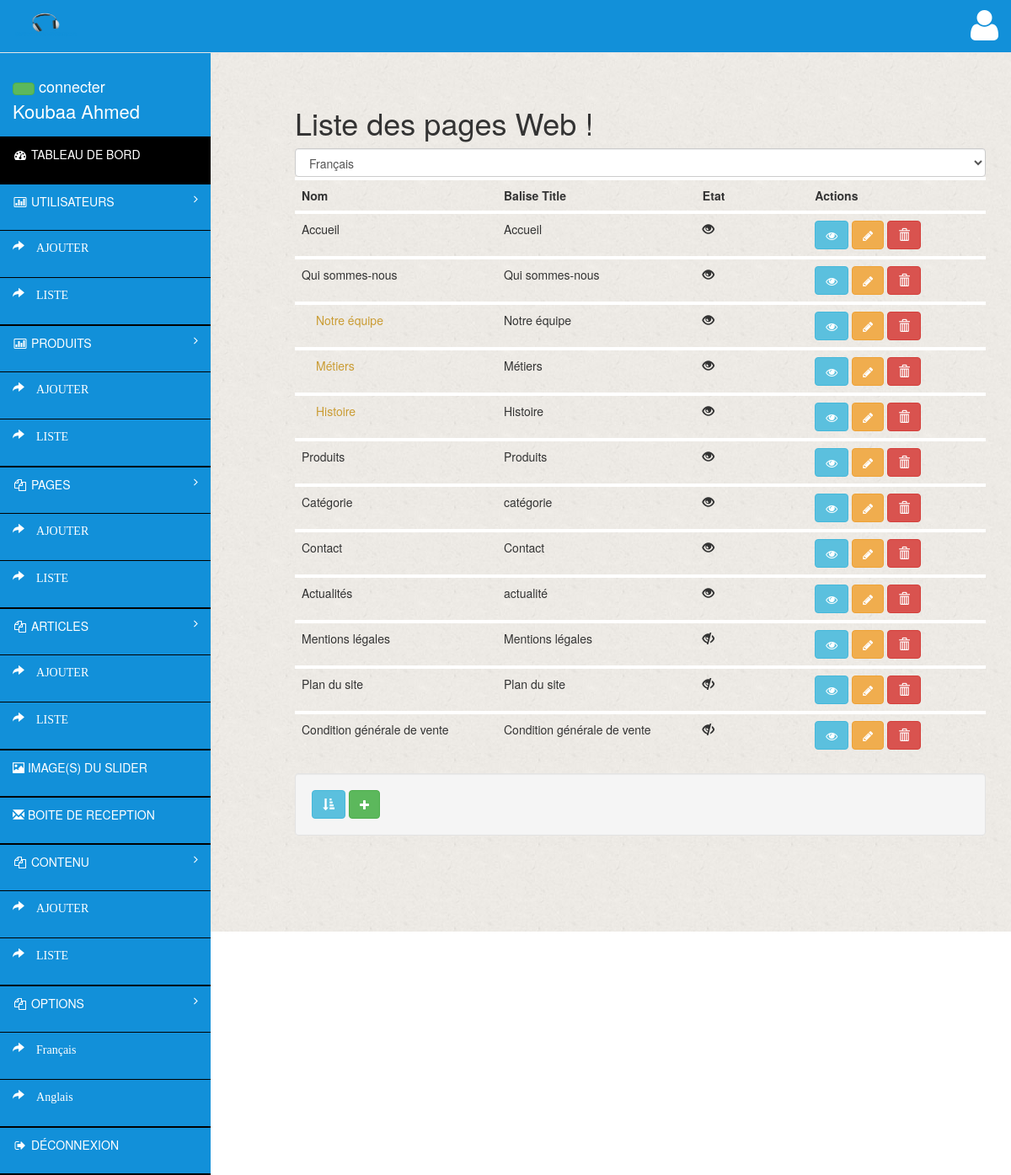
/httpdocs/admin/index.php?page=admin&crud=pageweb (signed in), run on an earlier commit of the app's database.
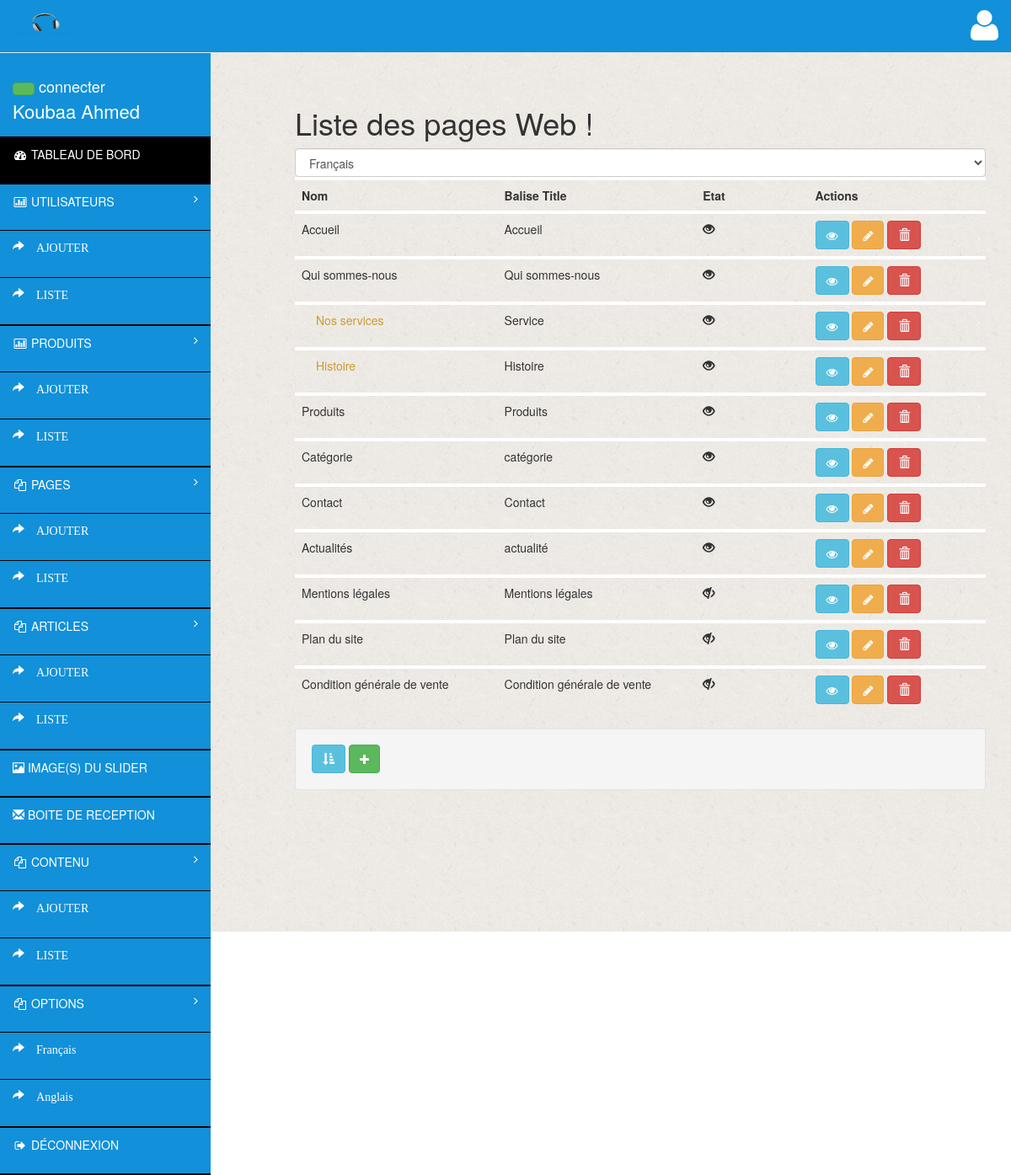
And on a later commit of the database.
### tables this page shows
CREATE TABLE `pageweb` (
  `id` int(11) NOT NULL,
  `id_lang` tinyint(1) NOT NULL DEFAULT '1',
  `id_parent` int(11) NOT NULL DEFAULT '0',
  `nom` varchar(255) NOT NULL,
  `title` varchar(255) NOT NULL,
  `contenu` text NOT NULL,
  `descripion` varchar(255) NOT NULL,
  `rewrite` varchar(50) NOT NULL,
  `ordre` tinyint(3) NOT NULL,
  `menu` varchar(11) NOT NULL,
  `slide` varchar(255) NOT NULL
);

### httpdocs/admin/controllers/all/webTools.class.php (called while the page is built, shortened)
<?php
class WebTools {
    public static function fromSession($term){
        if (isset($_SESSION[$term]) && !empty($_SESSION[$term]))
        {
            $ret = $_SESSION[$term];
        }
        else
        {
            $ret = false;
        }
        return $ret;
    }
}

### httpdocs/admin/controllers/all/model.class.php (called while the page is built, shortened)
<?php
class model {
    private $cnx;
    function __construct() {
        try {
            $this->cnx = new PDO('mysql:host=' . PARAM_hote . ';port=' . PARAM_port . ';dbname=' . PARAM_nom_bd, PARAM_utilisateur, PARAM_mot_passe, array(PDO::ATTR_PERSISTENT => true));
        } catch (Exception $exc) {
            echo $exc->getTraceAsString();
        }
    }
    public function select($champs = array(), $where = array(), $all = null) {
        $sql = "select ";
        if (is_array($champs) && !empty($champs)) {
            $sql.= 'id,';
            foreach ($champs as $un_champ) {
                if (array_key_exists($un_champ, get_object_vars($this))) {
                    $sql.= $un_champ . ",";
                }
            }
            $sql = substr($sql, 0, -1);
        } else {
            $sql.= "* ";
        }
        $sql.= "from " . $this->removeNamespace(get_class($this));
        $text_where = "";
        if (is_array($where) && !empty($where)) {
            $text_where .= " where ";
            foreach ($where as $champs => $valeur) {
                if (array_key_exists($champs, get_object_vars($this))) {
                    $text_where .= $champs . " = '" . $valeur . "' and";
                }else{
                    var_dump(get_object_vars($this));
                }
            }
            $text_where = substr($text_where, 0, -3);
        }
        elseif ($all == null) {
            $text_where = " where id = " . $this->getId();
        }
        $sql.= $text_where;
        $retour = array();
        try {
            $rq = $this->cnx->query($sql);
            while ($res = $rq->fetchObject()) {
                $retour[$res->id] = $res;
            }
        } catch (Exception $exc) {
            echo $exc->getTraceAsString();
        }
        return $retour;
    }
    public function find($champs = array()) {
        return $this->select($champs);
    }
    public function load($champs = array()) {
        $donnees = $this->find($champs);
    }
    public function removeNamespace($name){
        $pos = strrpos($name, '\\');
        if($pos===false) {
            return $name;
        } else {
            return substr($name, $pos+1);
        }
    }
    public static function get_sql_tab($la_requete) {
        $cnx = new PDO('mysql:host=' . PARAM_hote . ';port=' . PARAM_port . ';dbname=' . PARAM_nom_bd, PARAM_utilisateur, PARAM_mot_passe, array(PDO::ATTR_PERSISTENT => true));
        $rq = $cnx->query($la_requete);
        $rq->setFetchMode(PDO::FETCH_ASSOC);
        $tab_retour = array();
        while ($res = $rq->fetch()) {
            $tab_retour[] = $res;
        }
        return $tab_retour;
    }
}

### httpdocs/admin/entity/class/admin/user.php (called while the page is built, shortened)
<?php
class user extends DB {
    protected $id;
    protected $nom;
    protected $prenom;
    public function __construct($id = false) {
        if ($id !== false) {
            $this->id = $id;
            $this->load();
        }
    }
    public function getId() {
        return $this->id;
    }
    public function getNom() {
        return $this->nom;
    }
    public function getPrenom() {
        return $this->prenom;
    }
    public static function giveMeuser() {
        $user = new user(WebTools::fromSession('login'));
        return $user;
    }
}

### httpdocs/admin/views/components/pageweb/list.php (the view, shortened to what the changed rows need)
<h1>Liste des pages Web !</h1>
<div class="table-responsive">
<table class="table">
 <select class="form-control" id="sel2" onchange="document.location.href='index.php?page=admin&crud=pageweb&langue='+this.value">
  <option value="1" <?php if($_SESSION["langue"]==1) echo "selected"; ?>>Français</option>
</select>
    <tr>
        <th>Nom</th>
        <th>Balise Title</th>
        <th>Etat</th>
        <th>Actions</th>
    </tr>
  <?php
    if($_SESSION["langue"]==1){
      $langue="getfr";
   } else
      $langue="geten";
  	  $menu = \Noneslad\Controllers\pagewebController::$langue();
 		for($i=0;$i<count($menu);$i++) {
  ?>
   <tr>
   <td><?php echo $menu[$i]["nom"]; ?></td>
       <td><?php echo $menu[$i]["title"]; ?></td>
            <td><i class="<?php if( $menu[$i]["menu"] == 1)echo"glyphicon glyphicon-eye-open";else echo"glyphicon glyphicon-eye-close" ?>"></i></td>
           <td>
   <a class="btn btn-info" href="?page=admin&crud=pageweb&action=read&id=<?php echo $menu[$i]['id']; ?>"><i class="fa fa-eye"></i> </a>
               <a class="btn btn-warning" href="?page=admin&crud=pageweb&action=update&id=<?php echo $menu[$i]['id']; ?>"><i class="fa fa-pencil"></i> </a>
               <a class="btn btn-danger" onclick="if(!confirm('Voulez-vous vraiment supprimer la page : <?php echo $menu[$i]['nom']; ?> ?')){ return false; }"href="?page=admin&crud=pageweb&action=delete&id=<?php echo $menu[$i]['id']; ?>"><i class="glyphicon glyphicon-trash
"></i> </a>
</td>
       </tr>
            <?php for($j=0;$j<count($menu[$i]["enfants"]);$j++) { ?>
            <tr>
            <td style="padding: 8px 0 0 25px; color:#ca9c33;">
               <?php echo $menu[$i]["enfants"][$j]["nom"]; ?>
               </td>
                <td><?php echo $menu[$i]["enfants"][$j]["title"]; ?></td>
            <td><i class="<?php if( $menu[$i]["enfants"][$j]["menu"] == 1)echo"glyphicon glyphicon-eye-open";else echo"glyphicon glyphicon-eye-close" ?>"></i></td>
               <td>
                <a class="btn btn-info" href="?page=admin&crud=pageweb&action=read&id=<?php echo $menu[$i]["enfants"][$j]['id']; ?>"><i class="fa fa-eye"></i> </a>
               <a class="btn btn-warning" href="?page=admin&crud=pageweb&action=update&id=<?php echo $menu[$i]["enfants"][$j]['id']; ?>"><i class="fa fa-pencil"></i> </a>
               <a class="btn btn-danger" onclick="if(!confirm('Voulez-vous vraiment supprimer la page : <?php echo $menu[$i]["enfants"][$j]['nom']; ?> ?')){ return false; }"href="?page=admin&crud=pageweb&action=delete&id=<?php echo $menu[$i]["enfants"][$j]['id'] ?>"><i class="glyphicon glyphicon-trash
"></i> </a>
               </td>
            <?php } ?>
          </tr>
        <?php } ?>
</table>
</div>
<div class="well">
<a class="btn btn-info" href="?page=admin&crud=pageweb&action=updatepage"><i class="glyphicon glyphicon-sort-by-attributes"></i> </a>
    <a class="btn btn-success" href="?page=admin&crud=pageweb&action=create"><i class="fa fa-plus"></i> </a>
</div>

### httpdocs/admin/views/layout/admin/nav.php (shortened to what the changed rows need)
<?php
$pre = User::giveMeUser()->getPrenom();
$nom = User::giveMeUser()->getNom();
?>
<div id="wrapper">
    <nav class="navbar navbar-default navbar-fixed-top" role="navigation" id="navbar">
        <div class="navbar-header">
            <a class="navbar-brand" href="index.php?page=admin&crud=home">
                <img src="assets/img/logos.png" alt="" width="80px" />
            </a>
        </div>
        <ul class="nav navbar-top-links navbar-right">
            <li class="dropdown">
                <a class="dropdown-toggle" data-toggle="dropdown" href="#">
                    <i class="fa fa-user fa-3x"></i>
                </a>
            </li>
        </ul>
    </nav>
    <nav class="navbar-default navbar-static-side" role="navigation">
        <div class="sidebar-collapse">
            <ul class="nav" id="side-menu">
                <li>
                    <div class="user-section">
                        <div class="user-info">
                            <div class="user-text-online">
                                <span class="user-circle-online btn btn-success btn-circle "></span>  connecter
                            </div>
                            <div><?php echo $nom." ".$pre; ?></div>
                        </div>
                    </div>
                </li>
                <li class="selected">
                    <a href="index.php?page=admin&crud=home"><i class="fa fa-dashboard fa-fw"></i> TABLEAU DE BORD</a>
                </li>
                <li>
                    <a href="#"><i class="fa fa-bar-chart-o fa-fw"></i> UTILISATEURS<span class="fa arrow"></span></a>
                    <ul class="nav nav-second-level">
                        <li>
                            <a href="index.php?page=admin&crud=user&action=create" class="glyphicon glyphicon-share-alt
                               "> AJOUTER</a>
                        </li>
                        <li>
                            <a href="index.php?page=admin&crud=user" class="glyphicon glyphicon-share-alt
                               "> LISTE</a>
                        </li>
                    </ul>
                </li>
                <li>
                    <a href="#"><i class="fa fa-bar-chart-o fa-fw"></i> PRODUITS<span class="fa arrow"></span></a>
                    <ul class="nav nav-second-level">
                        <li>
                            <a href="index.php?page=admin&crud=document&action=create" class="glyphicon glyphicon-share-alt
                               "> AJOUTER</a>
                        </li>
                        <li>
                            <a href="index.php?page=admin&crud=document" class="glyphicon glyphicon-share-alt
                               "> LISTE</a>
                        </li>
                    </ul>
                </li>
                <li>
                    <a href="#"><i class="fa fa-files-o fa-fw"></i> PAGES<span class="fa arrow"></span></a>
                    <ul class="nav nav-second-level">
                        <li>
                            <a href="index.php?page=admin&crud=pageweb&action=create" class="glyphicon glyphicon-share-alt
                               "> AJOUTER</a>
                        </li>
                        <li>
                            <a href="index.php?page=admin&crud=pageweb" class="glyphicon glyphicon-share-alt
                               "> LISTE</a>
                        </li>
                    </ul>
                </li>
                 <li>
                    <a href="#"><i class="fa fa-files-o fa-fw"></i> ARTICLES<span class="fa arrow"></span></a>
                    <ul class="nav nav-second-level">
                        <li>
                            <a href="index.php?page=admin&crud=article&action=create" class="glyphicon glyphicon-share-alt
                               "> AJOUTER</a>
                        </li>
                        <li>
                            <a href="index.php?page=admin&crud=article" class="glyphicon glyphicon-share-alt
                               "> LISTE</a>
                        </li>
                    </ul>
                </li>
                <li>
                    <a href="index.php?page=admin&crud=image"><i class="glyphicon glyphicon-picture"></i> IMAGE(S) DU SLIDER</a>
                </li>
                <li>
                    <a href="index.php?page=admin&crud=email"><i class="glyphicon glyphicon-envelope"></i> BOITE DE RECEPTION</a>
                </li>
 <li>
                    <a href="#"><i class="fa fa-files-o fa-fw"></i> CONTENU<span class="fa arrow"></span></a>
                    <ul class="nav nav-second-level">
                        <li>
                            <a href="index.php?page=admin&crud=categorie&action=create" class="glyphicon glyphicon-share-alt
                               "> AJOUTER</a>
                        </li>
                        <li>
                            <a href="index.php?page=admin&crud=categorie" class="glyphicon glyphicon-share-alt
                               "> LISTE</a>
                        </li>
                    </ul>
                </li>
                  <li>
                    <a href="#"><i class="fa fa-files-o fa-fw"></i> OPTIONS<span class="fa arrow"></span></a>
                    <ul class="nav nav-second-level">
                        <li>
                            <a href="index.php?page=admin&crud=optionsite" class="glyphicon glyphicon-share-alt
                               "> Français</a>
                        </li>
                        <li>
                            <a href="index.php?page=admin&crud=optionsite_en" class="glyphicon glyphicon-share-alt
                               "> Anglais</a>
                        </li>
                    </ul>
                </li>
                <li>
                    <a href="index.php?page=admin&crud=user&action=deconnexion"><i class="fa fa-sign-out fa-fw"></i> DÉCONNEXION</a>
                </li>
            </ul>
        </div>
    </nav>

What changed in the data, as far as the page shows it:
removed pageweb: nom "Notre équipe", title "Notre équipe", shown under "Qui sommes-nous"
changed pageweb: nom "Métiers" → "Nos services"; title "Métiers" → "Service"
